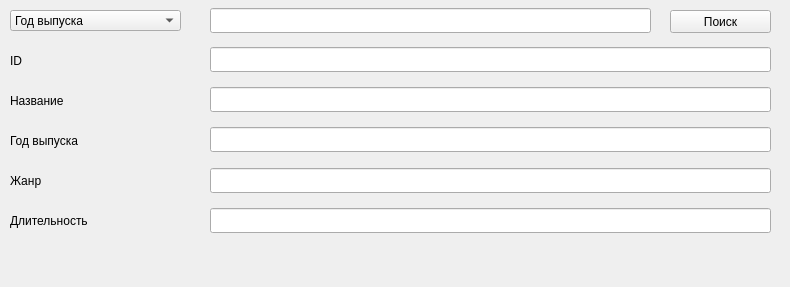
<?xml version="1.0" encoding="UTF-8"?>
<ui version="4.0">
 <class>MainWindow</class>
 <widget class="QMainWindow" name="MainWindow">
  <property name="geometry">
   <rect>
    <x>0</x>
    <y>0</y>
    <width>790</width>
    <height>287</height>
   </rect>
  </property>
  <property name="windowTitle">
   <string>MainWindow</string>
  </property>
  <widget class="QWidget" name="centralwidget">
   <widget class="QComboBox" name="input_type">
    <property name="geometry">
     <rect>
      <x>10</x>
      <y>10</y>
      <width>171</width>
      <height>21</height>
     </rect>
    </property>
    <item>
     <property name="text">
      <string>Год выпуска</string>
     </property>
    </item>
    <item>
     <property name="text">
      <string>Название</string>
     </property>
    </item>
    <item>
     <property name="text">
      <string>Продолжительность</string>
     </property>
    </item>
   </widget>
   <widget class="QLineEdit" name="input">
    <property name="geometry">
     <rect>
      <x>210</x>
      <y>8</y>
      <width>441</width>
      <height>25</height>
     </rect>
    </property>
   </widget>
   <widget class="QPushButton" name="btn">
    <property name="geometry">
     <rect>
      <x>670</x>
      <y>10</y>
      <width>101</width>
      <height>23</height>
     </rect>
    </property>
    <property name="text">
     <string>Поиск</string>
    </property>
   </widget>
   <widget class="QLineEdit" name="output_id">
    <property name="geometry">
     <rect>
      <x>210</x>
      <y>47</y>
      <width>561</width>
      <height>25</height>
     </rect>
    </property>
   </widget>
   <widget class="QLineEdit" name="output_title">
    <property name="geometry">
     <rect>
      <x>210</x>
      <y>87</y>
      <width>561</width>
      <height>25</height>
     </rect>
    </property>
   </widget>
   <widget class="QLineEdit" name="output_year">
    <property name="geometry">
     <rect>
      <x>210</x>
      <y>127</y>
      <width>561</width>
      <height>25</height>
     </rect>
    </property>
   </widget>
   <widget class="QLineEdit" name="output_duration">
    <property name="geometry">
     <rect>
      <x>210</x>
      <y>208</y>
      <width>561</width>
      <height>25</height>
     </rect>
    </property>
   </widget>
   <widget class="QLineEdit" name="output_genre">
    <property name="geometry">
     <rect>
      <x>210</x>
      <y>168</y>
      <width>561</width>
      <height>25</height>
     </rect>
    </property>
   </widget>
   <widget class="QLabel" name="label">
    <property name="geometry">
     <rect>
      <x>10</x>
      <y>50</y>
      <width>191</width>
      <height>21</height>
     </rect>
    </property>
    <property name="styleSheet">
     <string notr="true">font: 12pt &quot;MS Shell Dlg 2&quot;;</string>
    </property>
    <property name="text">
     <string>ID</string>
    </property>
   </widget>
   <widget class="QLabel" name="label_2">
    <property name="geometry">
     <rect>
      <x>10</x>
      <y>90</y>
      <width>141</width>
      <height>21</height>
     </rect>
    </property>
    <property name="styleSheet">
     <string notr="true">font: 12pt &quot;MS Shell Dlg 2&quot;;</string>
    </property>
    <property name="text">
     <string>Название</string>
    </property>
   </widget>
   <widget class="QLabel" name="label_3">
    <property name="geometry">
     <rect>
      <x>10</x>
      <y>130</y>
      <width>131</width>
      <height>21</height>
     </rect>
    </property>
    <property name="styleSheet">
     <string notr="true">font: 12pt &quot;MS Shell Dlg 2&quot;;</string>
    </property>
    <property name="text">
     <string>Год выпуска</string>
    </property>
   </widget>
   <widget class="QLabel" name="label_4">
    <property name="geometry">
     <rect>
      <x>10</x>
      <y>170</y>
      <width>121</width>
      <height>21</height>
     </rect>
    </property>
    <property name="styleSheet">
     <string notr="true">font: 12pt &quot;MS Shell Dlg 2&quot;;</string>
    </property>
    <property name="text">
     <string>Жанр</string>
    </property>
   </widget>
   <widget class="QLabel" name="label_5">
    <property name="geometry">
     <rect>
      <x>10</x>
      <y>210</y>
      <width>131</width>
      <height>21</height>
     </rect>
    </property>
    <property name="styleSheet">
     <string notr="true">font: 12pt &quot;MS Shell Dlg 2&quot;;</string>
    </property>
    <property name="text">
     <string>Длительность</string>
    </property>
   </widget>
   <widget class="QLabel" name="label_error">
    <property name="geometry">
     <rect>
      <x>10</x>
      <y>250</y>
      <width>161</width>
      <height>16</height>
     </rect>
    </property>
    <property name="styleSheet">
     <string notr="true">font: 12pt &quot;MS Shell Dlg 2&quot;;</string>
    </property>
    <property name="text">
     <string/>
    </property>
   </widget>
  </widget>
 </widget>
 <resources/>
 <connections/>
</ui>
